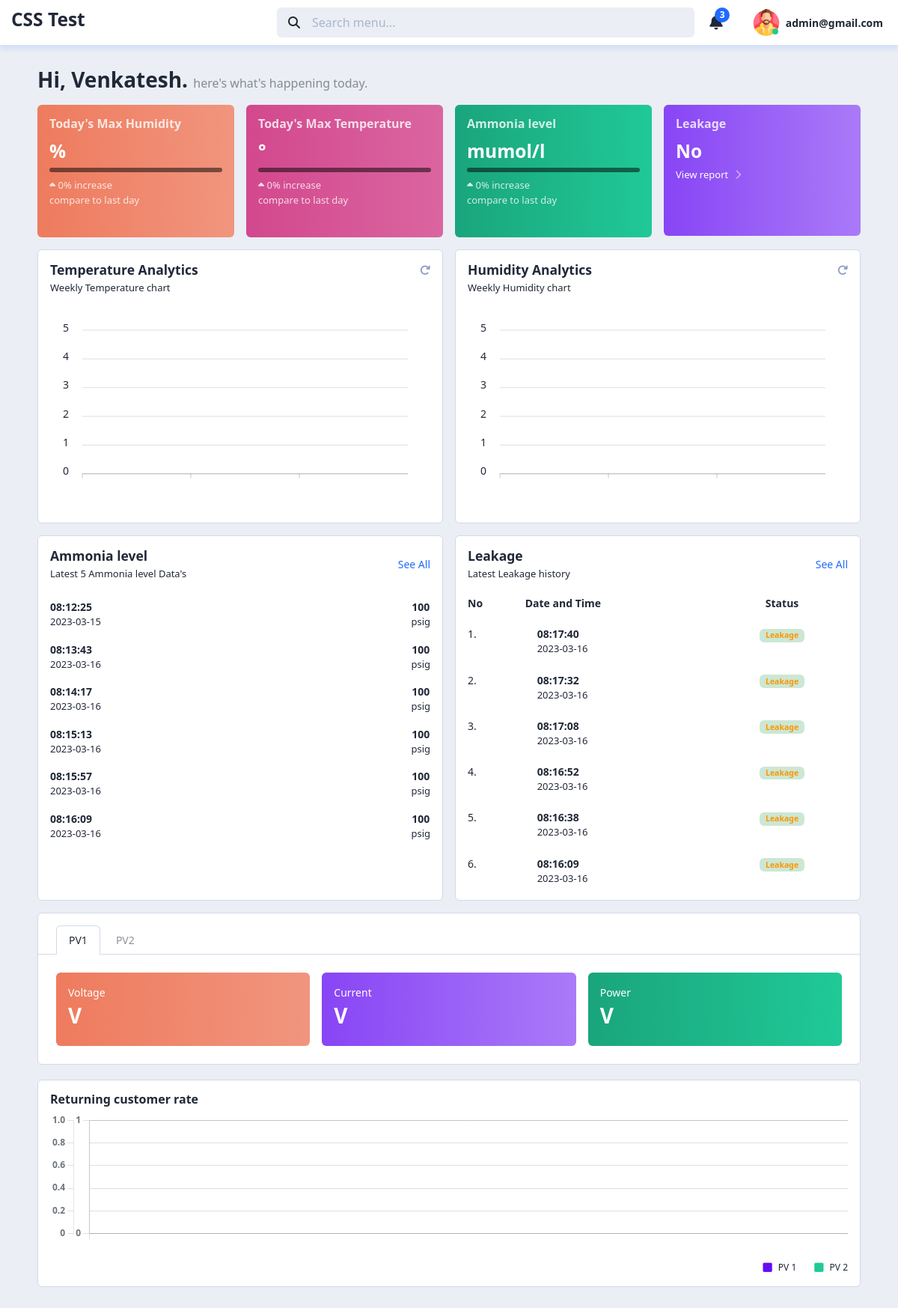
The app's page /, older data.
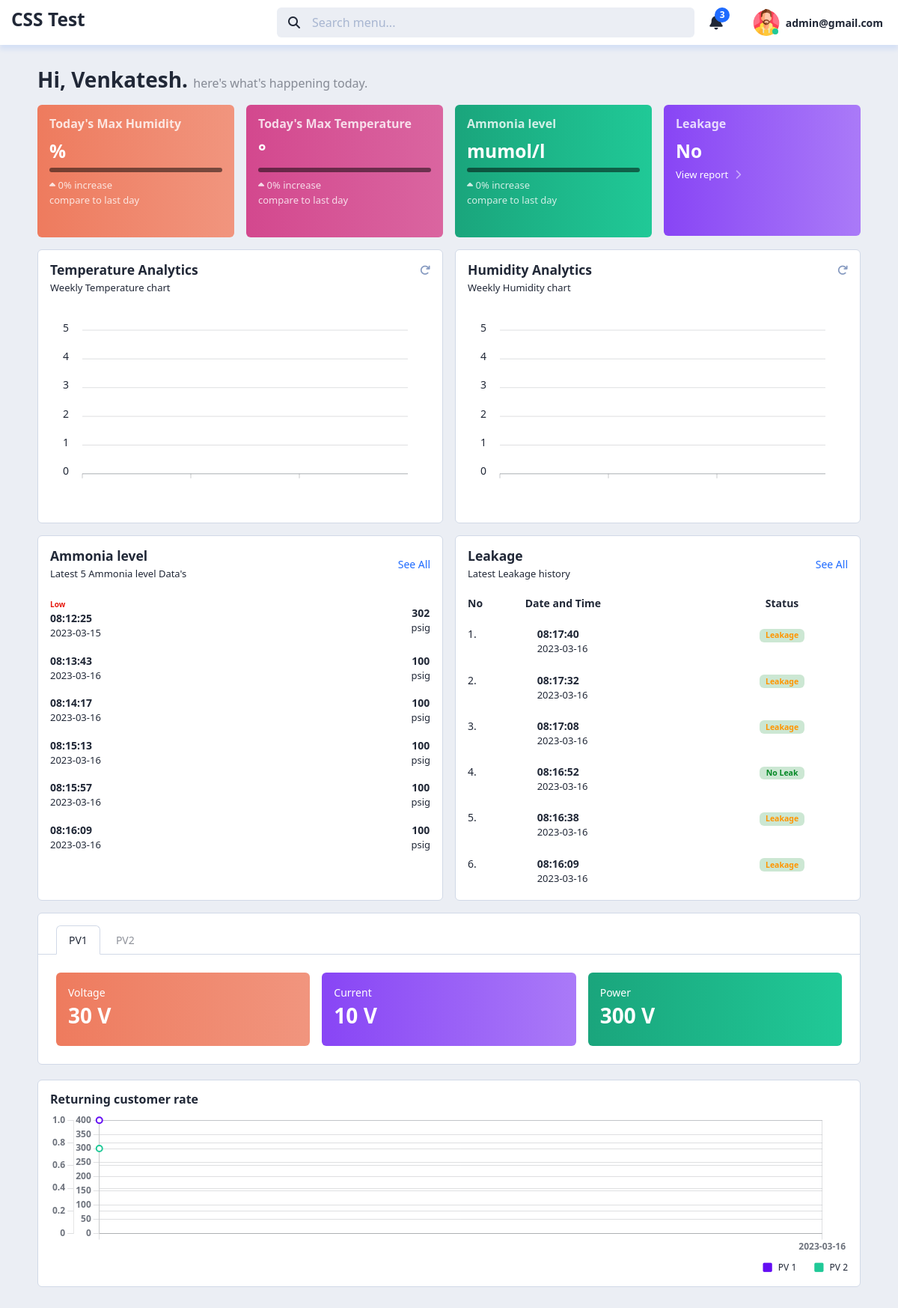
The same page, newer data.
### tables this page shows
CREATE TABLE `ammonia` (
  `id` int(11) NOT NULL,
  `value` int(11) NOT NULL,
  `date` date NOT NULL,
  `time` time NOT NULL
);

CREATE TABLE `leakage` (
  `id` int(11) NOT NULL,
  `value` int(11) NOT NULL,
  `date` date NOT NULL,
  `time` time NOT NULL
);

CREATE TABLE `PV` (
  `id` int(11) NOT NULL,
  `name` text NOT NULL
);

### index.php (the view, shortened to what this page needs)
<?php
    $servername = "localhost";
    $username = "root";
    $password = "";
    $dbname = "solar";
    $sqlConnect = mysqli_connect($servername, $username, $password, $dbname);
	function SQL_Return($sql) {
		global $sqlConnect;
		$result = mysqli_query($sqlConnect, $sql);
		$row = mysqli_fetch_assoc($result);
		return $row["val"];
	}
	function pv($id) {
		global $sqlConnect;
		$result = mysqli_query($sqlConnect, "SELECT `voltage`.`value` as 'voltage', `current`.`value` as 'current', (`voltage`.`value`* `current`.`value`) as 'power' FROM current INNER JOIN voltage ON voltage.id=current.id WHERE voltage.`pv` = {$id} AND current.`pv` = {$id};");
		return mysqli_fetch_assoc($result);
	}
	$date = date("Y-m-d");
	$humidity_max = SQL_Return("SELECT max(`value`) as 'val' FROM `humidity` WHERE `date` = '{$date}';");
	$temperature_max = SQL_Return("SELECT max(`value`) as 'val' FROM `temperature` WHERE `date` = '{$date}';");
	$ammonia_max = SQL_Return("SELECT max(`value`) as 'val' FROM `ammonia` WHERE `date` = '{$date}';");
	$leakage = SQL_Return("SELECT value as 'val' FROM `leakage` WHERE `date` = '{$date}' ORDER BY `leakage`.`value` DESC  LIMIT 1;");
	$yesterday = date('Y-m-d',strtotime("-1 days"));
	$humidity_yesterday_max = SQL_Return("SELECT max(`value`) as 'val' FROM `humidity` WHERE `date` = '{$yesterday}';");
	$temperature_yesterday_max = SQL_Return("SELECT max(`value`) as 'val' FROM `temperature` WHERE `date` = '{$yesterday}';");
	$ammonia_yesterday_max = SQL_Return("SELECT max(`value`) as 'val' FROM `ammonia` WHERE `date` = '{$yesterday}';");
	$humidity_inc = $humidity_max - $humidity_yesterday_max;
	if($humidity_yesterday_max != 0)
		$humidity_inc_percentage = ($humidity_inc/$humidity_yesterday_max)*100;
	else
		$humidity_inc_percentage = 0;
	$temperature_inc = $temperature_max - $temperature_yesterday_max;
	if($temperature_yesterday_max != 0)
		$temperature_inc_percentage = ($temperature_inc/$temperature_yesterday_max)*100;
	else
		$temperature_inc_percentage = 0;
	$ammonia_inc = $ammonia_max - $ammonia_yesterday_max;
	if($ammonia_yesterday_max != 0)
		$ammonia_inc_percentage = ($ammonia_inc/$ammonia_yesterday_max)*100;
	else
		$ammonia_inc_percentage = 0;
	$ammonia_result = mysqli_query($sqlConnect, "SELECT * FROM `ammonia` limit 6");
	$ammonia_text = "";
	while($row = mysqli_fetch_assoc($ammonia_result)) {
		$ammonia_text .= '<div class="d-flex align-items-center mb-3">
							<div class="flex-grow-1">
								<div>';
							if($row["value"] > 300) {
								$ammonia_text .= '<div class="text-danger fs-10px fw-600">Low</div>';
							}
		$ammonia_text .= '
									<div class="text-dark fw-600">'.$row["time"].'</div>
									<div class="fs-13px">'.$row["date"].'</div>
								</div>
							</div>
							<div class="ps-3 text-center">
								<div class="text-dark fw-600">'.$row["value"].'</div>
								<div class="fs-13px">psig</div>
							</div>
						</div>';
	}
	$leakage_result = mysqli_query($sqlConnect, "SELECT * FROM `leakage` ORDER BY `leakage`.`id` DESC limit 6");
	$leakage_text = "";
	$count = 1;
	while($row = mysqli_fetch_assoc($leakage_result)) {
		if($row["value"] == 1) {
			$css = "text-warning";
			$text = "Leakage";
		} else {
			$css = "text-success";
			$text = "No Leak";
		}
		$leakage_text .= '
			<tr>
				<td class="ps-0">'.$count.'.</td>
				<td>
					<div class="d-flex align-items-center">
						<div class="ms-3 flex-grow-1">
							<div class="text-dark fw-600">'.$row["time"].'</div>
							<div class="fs-13px">'.$row["date"].'</div>
						</div>
					</div>
				</td>
				<td class="text-center"><span class="badge bg-success bg-opacity-20 '.$css.'" style="min-width: 60px;">'.$text.'</span></td>
			</tr>';
		$count++;
	}
	$pv_menu_result = mysqli_query($sqlConnect, "SELECT * FROM `PV`");
	$pv_menu_text = "";
	$first = true;
	$pv = [];
	while($row = mysqli_fetch_assoc($pv_menu_result)) {
		if($first) {
			$css = "active";
			$first = false;
		} else {
			$css = "";
		}
		$pv_menu_text .= '<li class="nav-item me-1"><a href="#'.$row["name"].'" class="nav-link '.$css.'" data-bs-toggle="tab">'.strtoupper($row["name"]).'</a></li>';
		$pv[$row["name"]] = pv($row["id"]);
	}
?>
<!DOCTYPE html>
<html lang="en">
	<head>
		<link href="assets/css/vendor.min.css" rel="stylesheet" />
		<link href="assets/css/app.min.css" rel="stylesheet" />
    </head>
	<body>
		<div id="app" class="app">
			<div id="header" class="app-header">
				<div class="brand">
					<a href="#" class="brand-logo">
                        <h3>CSS Test</h3>
					</a>
				</div>
				<div class="menu">
					<form class="menu-search" method="POST" name="header_search_form">
						<div class="menu-search-icon"><i class="fa fa-search"></i></div>
						<div class="menu-search-input">
							<input type="text" class="form-control" placeholder="Search menu..." />
						</div>
					</form>
					<div class="menu-item dropdown">
						<a href="#" data-bs-toggle="dropdown" data-display="static" class="menu-link">
							<div class="menu-icon"><i class="fa fa-bell nav-icon"></i></div>
							<div class="menu-label">3</div>
						</a>
					</div>
					<div class="menu-item dropdown">
						<a href="#" data-bs-toggle="dropdown" data-display="static" class="menu-link">
							<div class="menu-img online">
								<img src="assets/img/man.png" alt="" class="ms-100 mh-100 rounded-circle" />
							</div>
							<div class="menu-text">admin@gmail.com</div>
						</a>
					</div>
				</div>
			</div>
			<div id="content" class="app-content">
				<h1 class="page-header mb-3">
					Hi, Venkatesh. <small>here's what's happening today.</small>
				</h1>
				<div class="row">
					<div class="col-xl-6">
						<div class="row">
							<div class="col-sm-6">
								<div class="card mb-3 overflow-hidden fs-13px border-0 bg-gradient-custom-orange" style="min-height: 175px;">
									<div class="card-body position-relative">
										<h5 class="text-white text-opacity-80 mb-3 fs-16px">Today's Max Humidity</h5>
										<h3 class="text-white mt-n1"><?php echo $humidity_max; ?>%</h3>
										<div class="progress bg-black bg-opacity-50 mb-2" style="height: 6px">
										</div>
										<div class="text-white text-opacity-80 mb-4">
											<?php
												if($humidity_inc_percentage >= 0) {
													echo '<i class="fa fa-caret-up"></i> '.$humidity_inc_percentage.'% increase ';
												} else {
													echo '<i class="fa fa-caret-down"></i> '.$humidity_inc_percentage*(-1).'% decrease ';
												}
											?>
											<br />compare to last day
										</div>
									</div>
								</div>
							</div>
							<div class="col-sm-6">
								<div class="card mb-3 overflow-hidden fs-13px border-0 bg-gradient-custom-pink" style="min-height: 175px;">
									<div class="card-body position-relative">
										<h5 class="text-white text-opacity-80 mb-3 fs-16px">Today's Max Temperature</h5>
										<h3 class="text-white mt-n1"><?php echo $temperature_max; ?>°</h3>
										<div class="progress bg-black bg-opacity-50 mb-2" style="height: 6px">
										</div>
										<div class="text-white text-opacity-80 mb-4">
											<?php
												if($temperature_inc_percentage >= 0) {
													echo '<i class="fa fa-caret-up"></i> '.$temperature_inc_percentage.'% increase ';
												} else {
													echo '<i class="fa fa-caret-down"></i> '.$temperature_inc_percentage*(-1).'% decrease ';
												}
											?>
											<br />compare to last day
										</div>
									</div>
								</div>
							</div>
						</div>
					</div>
					<div class="col-xl-6">
						<div class="row">
							<div class="col-sm-6">
								<div class="card mb-3 overflow-hidden fs-13px border-0 bg-gradient-custom-teal" style="min-height: 175px;">
									<div class="card-body position-relative">
										<h5 class="text-white text-opacity-80 mb-3 fs-16px">Ammonia level</h5>
										<h3 class="text-white mt-n1"><?php echo $ammonia_max; ?> mumol/l</h3>
										<div class="progress bg-black bg-opacity-50 mb-2" style="height: 6px">
										</div>
										<div class="text-white text-opacity-80 mb-4">
											<?php
												if($ammonia_inc_percentage >= 0) {
													echo '<i class="fa fa-caret-up"></i> '.$ammonia_inc_percentage.'% increase ';
												} else {
													echo '<i class="fa fa-caret-down"></i> '.$ammonia_inc_percentage*(-1).'% decrease ';
												}
											?>
											<br />compare to last day
										</div>
									</div>
								</div>
							</div>
							<div class="col-sm-6">
								<div class="card mb-3 overflow-hidden fs-13px border-0 bg-gradient-custom-indigo" style="min-height: 175px;">
									<div class="card-body position-relative">
									<h5 class="text-white text-opacity-80 mb-3 fs-16px">Leakage</h5>
										<?php
											if($leakage == 1) {
												echo '<h3 class="text-white mt-n1">Yes</h3>';
											} else {
												echo '<h3 class="text-white mt-n1">No</h3>';
											}
										?>
										<div><a href="#" class="text-white d-flex align-items-center text-decoration-none">View report <i class="fa fa-chevron-right ms-2 text-white text-opacity-50"></i></a></div>
									</div>
								</div>
							</div>
						</div>
					</div>
				</div>
				<div class="row">
					<div class="col-xl-6 mb-3">
						<div class="card h-100">
							<div class="card-body">
								<div class="d-flex mb-3">
									<div class="flex-grow-1">
										<h5 class="mb-1">Temperature Analytics</h5>
										<div class="fs-13px">Weekly Temperature chart</div>
									</div>
									<a href="#" data-bs-toggle="dropdown" class="text-muted"><i class="fa fa-redo"></i></a>
								</div>
								<div id="chart"></div>
							</div>
						</div>
					</div>
					<div class="col-xl-6 mb-3">
						<div class="card h-100">
							<div class="card-body">
								<div class="d-flex mb-3">
									<div class="flex-grow-1">
										<h5 class="mb-1">Humidity Analytics</h5>
										<div class="fs-13px">Weekly Humidity chart</div>
									</div>
									<a href="#" data-bs-toggle="dropdown" class="text-muted"><i class="fa fa-redo"></i></a>
								</div>
								<div id="Humidchart"></div>
							</div>
						</div>
					</div>
                </div>
				<div class="row">
					<div class="col-xl-6 mb-3">
						<div class="card h-100">
							<div class="card-body">
								<div class="d-flex align-items-center mb-4">
									<div class="flex-grow-1">
										<h5 class="mb-1">Ammonia level</h5>
										<div class="fs-13px">Latest 5 Ammonia level Data's</div>
									</div>
									<a href="#" class="text-decoration-none">See All</a>
								</div>
								<?php echo $ammonia_text; ?>
							</div>
						</div>
					</div>
					<div class="col-xl-6 mb-3">
						<div class="card h-100">
							<div class="card-body">
								<div class="d-flex align-items-center mb-2">
									<div class="flex-grow-1">
										<h5 class="mb-1">Leakage</h5>
										<div class="fs-13px">Latest Leakage history</div>
									</div>
									<a href="#" class="text-decoration-none">See All</a>
								</div>
								<div class="table-responsive mb-n2">
									<table class="table table-borderless mb-0">
										<thead>
											<tr class="text-dark">
												<th class="ps-0">No</th>
												<th>Date and Time</th>
												<th class="text-center">Status</th>
											</tr>
										</thead>
										<tbody>
											<?php echo $leakage_text; ?>
										</tbody>
									</table>
								</div>
							</div>
						</div>
					</div>
				</div>
				<div class="row">
					<div class="col-xl-12 mb-6">
						<div class="card">
							<ul class="nav nav-tabs pt-3 ps-4 pe-4">
								<?php echo $pv_menu_text; ?>
							</ul>
							<div class="tab-content p-4">
								<?php
									$tab_first = true;
									foreach($pv as $key => $val) {
										if($tab_first) {
											$tab_css = "show active";
											$tab_first = false;
										} else {
											$tab_css = "";
										}
									?>
								<div class="tab-pane fade <?php echo $tab_css; ?>" id="<?php echo $key; ?>">
									<div class="row">
										<div class="col-xl-4 mb-6">
											<a href="#" class="card bg-gradient-custom-orange border-0 text-decoration-none">
												<div class="card-body d-flex align-items-center text-white">
													<div class="flex-fill">
														<div class="mb-1">Voltage</div>
														<h2><?php echo $val["voltage"]; ?> V</h2>
													</div>
												</div>
											</a>
										</div>
										<div class="col-xl-4 mb-6">
											<a href="#" class="card bg-gradient-custom-indigo border-0 text-decoration-none">
												<div class="card-body d-flex align-items-center text-white">
													<div class="flex-fill">
														<div class="mb-1">Current</div>
														<h2><?php echo $val["current"]; ?> V</h2>
													</div>
												</div>
											</a>
										</div>
										<div class="col-xl-4 mb-6">
											<a href="#" class="card bg-gradient-custom-teal border-0 text-decoration-none">
												<div class="card-body d-flex align-items-center text-white">
													<div class="flex-fill">
														<div class="mb-1">Power</div>
														<h2><?php echo $val["power"]; ?> V</h2>
													</div>
												</div>
											</a>
										</div>
									</div>
								</div>
								<?php
									}
								?>
							</div>
						</div>
					</div>
					<div class="col-xl-12 mt-20px mb-6">
						<div class="card">
							<div class="card-body">
								<div class="d-flex align-items-center mb-2 h3">
									<div class="flex-fill fw-600 fs-16px">Returning customer rate</div>
								</div>
								<div>
									<div class="chart mb-2" style="height: 190px">
										<canvas id="chart3" class="w-100" height="190"></canvas>
									</div>
									<div class="d-flex align-items-center">
										<i class="fa fa-square text-indigo me-2 ms-auto"></i>
										<span class="fs-12px me-4">PV 1</span>
										<i class="fa fa-square text-teal me-2"></i>
										<span class="fs-12px">PV 2</span>
									</div>
								</div>
							</div>
						</div>
					</div>
				</div>
			</div>
		</div>
    </body>
</html>

### index.php (style rules this page uses)
.app-content { margin-left: auto; }
.brand-logo h3 { margin-left: 15px; }
.app-header .brand { width: 20rem; }

Row changes from the older to the newer data that the page shows:
changed ammonia (number 1 of 6 on the later page): value "100" → "302"; now shows "Low"
changed leakage: value "Leakage" → "No Leak"
Text that changed along with them:
chart data {{ implode(", ", $pv_data1['label']) }}:  → '2023-03-16'
chart data {{ implode(", ", $pv_data1['power']) }}:  → 400
chart data {{ implode(", ", $pv_data2['power']) }}:  → 300
new list line: "Voltage 30 V Current 10 V Power 300 V"
list line gone: "Voltage V Current V Power V"
